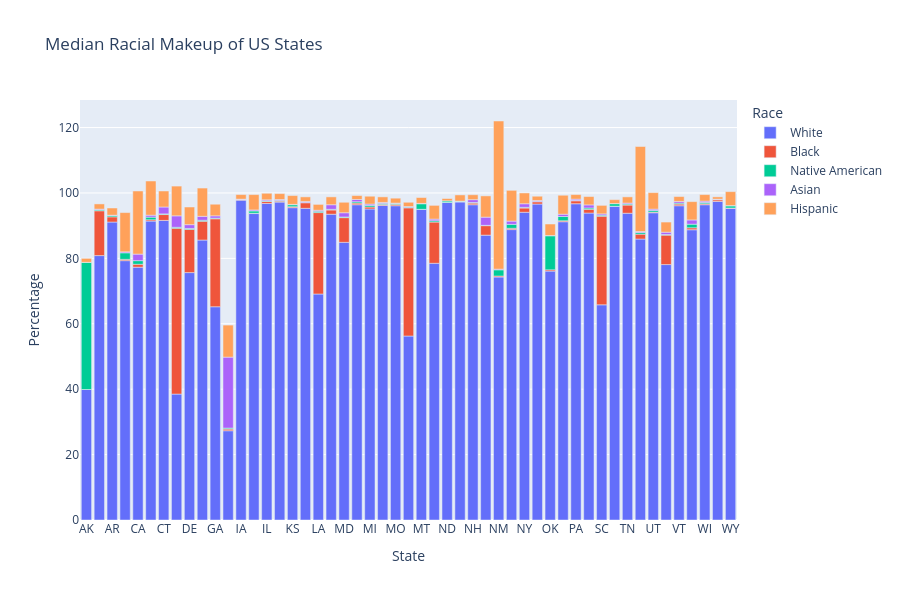

The cell this chart's notebook holds for it:
### Code cell
state_race_med = px.bar(median_by_state, x='Geographic area', y=['White', 'Black', 'Native American',
                                                    'Asian', 'Hispanic'],
                        title='Median Racial Makeup of US States', height=600)
state_race_med.update_layout(xaxis_title='State', yaxis_title='Percentage', legend_title_text='Race')
state_race_med.show()

### Figure 1 — Plotly figure (JSON) as saved in the notebook; plotly's stock layout.template omitted (floating-point values rounded to 4 significant figures)
{"data": [{"hovertemplate": "variable=White<br>Geographic area=%{x}<br>value=%{y}<extra></extra>", "legendgroup": "White", "marker": {"color": "#636efa", "pattern": {"shape": ""}}, "name": "White", "orientation": "v", "showlegend": true, "textposition": "auto", "type": "bar", "x": ["AK", "AL", "AR", "AZ", "CA", "CO", "CT", "DC", "DE", "FL", "GA", "HI", "IA", "ID", "IL", "IN", "KS", "KY", "LA", "MA", "MD", "ME", "MI", "MN", "MO", "MS", "MT", "NC", "ND", "NE", "NH", "NJ", "NM", "NV", "NY", "OH", "OK", "OR", "PA", "RI", "SC", "SD", "TN", "TX", "UT", "VA", "VT", "WA", "WI", "WV", "WY"], "xaxis": "x", "y": [39.9, 80.85, 91.1, 79.3, 77.3, 91.4, 91.6, 38.5, 75.65, 85.6, 65.2, 27.3, 97.8, 93.7, 96.8, 97.2, 95.5, 95.3, 69.1, 93.5, 84.9, 96.4, 95.1, 96.2, 96.1, 56.25, 95.0, 78.5, 97.1, 97.3, 96.4, 87.1, 74.3, 88.8, 94.1, 96.6, 76.1, 91.2, 96.7, 93.85, 65.8, 95.95, 93.8, 85.9, 93.95, 78.1, 96.1, 88.75, 96.4, 97.4, 95.3], "yaxis": "y"}, {"hovertemplate": "variable=Black<br>Geographic area=%{x}<br>value=%{y}<extra></extra>", "legendgroup": "Black", "marker": {"color": "#EF553B", "pattern": {"shape": ""}}, "name": "Black", "orientation": "v", "showlegend": true, "textposition": "auto", "type": "bar", "x": ["AK", "AL", "AR", "AZ", "CA", "CO", "CT", "DC", "DE", "FL", "GA", "HI", "IA", "ID", "IL", "IN", "KS", "KY", "LA", "MA", "MD", "ME", "MI", "MN", "MO", "MS", "MT", "NC", "ND", "NE", "NH", "NJ", "NM", "NV", "NY", "OH", "OK", "OR", "PA", "RI", "SC", "SD", "TN", "TX", "UT", "VA", "VT", "WA", "WI", "WV", "WY"], "xaxis": "x", "y": [0.0, 13.7, 1.6, 0.4, 0.9, 0.4, 1.8, 50.7, 13.2, 5.75, 26.9, 0.5, 0.2, 0.1, 0.6, 0.3, 0.3, 1.7, 24.9, 1.3, 7.55, 0.5, 0.6, 0.3, 0.4, 39.2, 0.0, 12.6, 0.0, 0.0, 0.5, 2.9, 0.3, 0.4, 1.3, 0.7, 0.4, 0.3, 0.9, 1.15, 27.1, 0.0, 2.5, 1.5, 0.2, 9.0, 0.5, 0.6, 0.3, 0.5, 0.1], "yaxis": "y"}, {"hovertemplate": "variable=Native American<br>Geographic area=%{x}<br>value=%{y}<extra></extra>", "legendgroup": "Native American", "marker": {"color": "#00cc96", "pattern": {"shape": ""}}, "name": "Native American", "orientation": "v", "showlegend": true, "textposition": "auto", "type": "bar", "x": ["AK", "AL", "AR", "AZ", "CA", "CO", "CT", "DC", "DE", "FL", "GA", "HI", "IA", "ID", "IL", "IN", "KS", "KY", "LA", "MA", "MD", "ME", "MI", "MN", "MO", "MS", "MT", "NC", "ND", "NE", "NH", "NJ", "NM", "NV", "NY", "OH", "OK", "OR", "PA", "RI", "SC", "SD", "TN", "TX", "UT", "VA", "VT", "WA", "WI", "WV", "WY"], "xaxis": "x", "y": [38.9, 0.3, 0.4, 2.0, 1.1, 0.8, 0.2, 0.3, 0.3, 0.3, 0.2, 0.3, 0.0, 0.7, 0.2, 0.2, 0.6, 0.1, 0.4, 0.2, 0.2, 0.4, 0.5, 0.3, 0.3, 0.2, 1.7, 0.4, 0.5, 0.2, 0.2, 0.1, 1.9, 1.2, 0.2, 0.1, 10.4, 1.3, 0.1, 0.4, 0.3, 0.8, 0.3, 0.5, 0.5, 0.2, 0.3, 1.1, 0.4, 0.1, 0.65], "yaxis": "y"}, {"hovertemplate": "variable=Asian<br>Geographic area=%{x}<br>value=%{y}<extra></extra>", "legendgroup": "Asian", "marker": {"color": "#ab63fa", "pattern": {"shape": ""}}, "name": "Asian", "orientation": "v", "showlegend": true, "textposition": "auto", "type": "bar", "x": ["AK", "AL", "AR", "AZ", "CA", "CO", "CT", "DC", "DE", "FL", "GA", "HI", "IA", "ID", "IL", "IN", "KS", "KY", "LA", "MA", "MD", "ME", "MI", "MN", "MO", "MS", "MT", "NC", "ND", "NE", "NH", "NJ", "NM", "NV", "NY", "OH", "OK", "OR", "PA", "RI", "SC", "SD", "TN", "TX", "UT", "VA", "VT", "WA", "WI", "WV", "WY"], "xaxis": "x", "y": [0.0, 0.2, 0.1, 0.3, 2.0, 0.6, 2.1, 3.5, 1.15, 1.2, 0.7, 21.7, 0.1, 0.3, 0.3, 0.3, 0.1, 0.3, 0.3, 1.4, 1.3, 0.7, 0.4, 0.3, 0.1, 0.2, 0.1, 0.5, 0.0, 0.0, 0.85, 2.5, 0.2, 1.0, 1.1, 0.3, 0.1, 0.7, 0.4, 0.95, 0.4, 0.0, 0.3, 0.3, 0.4, 0.7, 0.5, 1.3, 0.4, 0.1, 0.1], "yaxis": "y"}, {"hovertemplate": "variable=Hispanic<br>Geographic area=%{x}<br>value=%{y}<extra></extra>", "legendgroup": "Hispanic", "marker": {"color": "#FFA15A", "pattern": {"shape": ""}}, "name": "Hispanic", "orientation": "v", "showlegend": true, "textposition": "auto", "type": "bar", "x": ["AK", "AL", "AR", "AZ", "CA", "CO", "CT", "DC", "DE", "FL", "GA", "HI", "IA", "ID", "IL", "IN", "KS", "KY", "LA", "MA", "MD", "ME", "MI", "MN", "MO", "MS", "MT", "NC", "ND", "NE", "NH", "NJ", "NM", "NV", "NY", "OH", "OK", "OR", "PA", "RI", "SC", "SD", "TN", "TX", "UT", "VA", "VT", "WA", "WI", "WV", "WY"], "xaxis": "x", "y": [1.2, 1.6, 2.2, 12.0, 19.3, 10.45, 4.9, 9.1, 5.4, 8.65, 3.55, 9.8, 1.4, 4.7, 2.0, 1.8, 2.7, 1.4, 1.8, 2.4, 3.2, 1.2, 2.4, 1.7, 1.5, 1.3, 1.8, 4.2, 0.7, 1.9, 1.5, 6.5, 45.3, 9.4, 3.3, 1.3, 3.5, 5.8, 1.4, 2.55, 2.6, 1.2, 1.9, 26.0, 5.05, 3.1, 1.5, 5.6, 2.0, 0.7, 4.25], "yaxis": "y"}], "layout": {"barmode": "relative", "height": 600, "legend": {"title": {"text": "Race"}, "tracegroupgap": 0}, "title": {"text": "Median Racial Makeup of US States"}, "xaxis": {"anchor": "y", "domain": [0, 1], "title": {"text": "State"}}, "yaxis": {"anchor": "x", "domain": [0, 1], "title": {"text": "Percentage"}}}}
